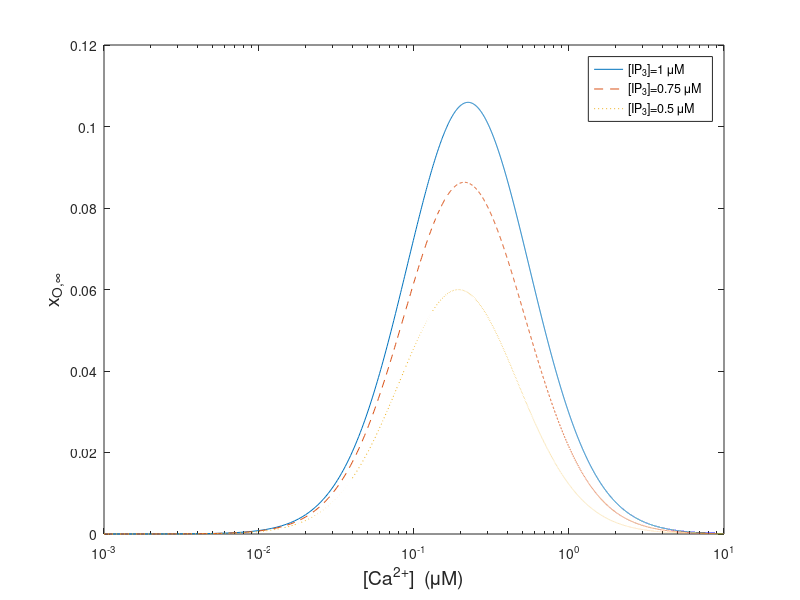

This figure's MATLAB source:
%
% Gabbiani & Cox, Mathematics for Neuroscientists
%
% ip3fundrive,  these functions were generated by ip3sym and translated by
% hand
%
function ip3fundrive

C=0.001:0.001:10; I =1;
[y,t,xo]=ip3fun(C,I);
semilogx(C,xo)
hold on
I=0.75;
[y,t,xo]=ip3fun(C,I);
semilogx(C,xo,'--')
I=0.5;
[y,t,xo]=ip3fun(C,I);
semilogx(C,xo,':')
legend('[IP_3]=1 \muM','[IP_3]=0.75 \muM','[IP_3]=0.5 \muM','location','best')
xlabel('[Ca^{2+}]  (\muM)','fontsize',14)
ylabel('x_{O,\infty}','fontsize',14)

function [yinf,tauy,xOinf] = ip3fun(C,I)
tauy = .590*(943.+.100e4*I).*(500.*C+41.)./(.668e2*I.*C+.590e2*I.*C.^2+.508e1*I+.126e2*C+.662+.557e2*C.^2);
yinf = .312*(.258*C+.212e-1+.198e1*I.*C+.163*I)./(.668*I.*C+.590*I.*C.^2+.508e-1*I+.126*C+.662e-2+.557*C.^2);
k15 = 0.4*I; k58 = 2e-4*C; k48 = k15; k14 = k58; k12 = 0.02*C;
k51 = .052; k85 = 2.1e-4; k84 = .3772; k41=2.9e-5; k21 = 1.64e-3;
xOinf = (k15.*k12.*yinf./(k51+k15)./(k21+k12)).^3;
